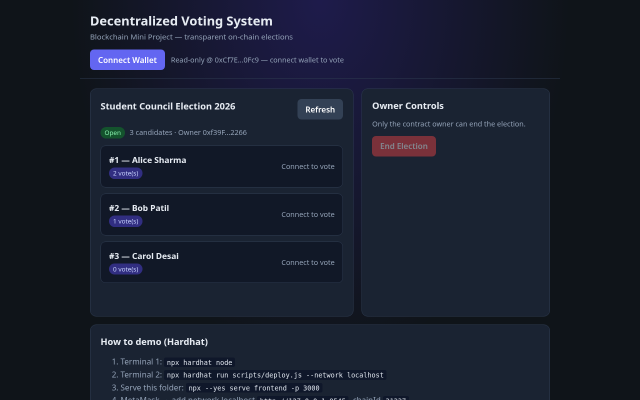
#> input picture artifacts/screenshots/01-election-open.png, 1280 x 800 px (shown at 1/2 size)
$ python prepare_figures.py
#> lines starting #> are read from the running program, lines starting #| are printed output that depends on the picture
#!/usr/bin/env python3
"""Crop UI screenshots into report/figures/."""

from pathlib import Path
from PIL import Image

ROOT = Path(__file__).resolve().parents[1]
FIGS = ROOT / "report" / "figures"
SHOTS = ROOT / "artifacts" / "screenshots"


def main():
    FIGS.mkdir(parents=True, exist_ok=True)

    crops = {
        "01-election-open.png": "fig1-election-open.png",
        "04-election-ended-winner.png": "fig2-election-ended.png",
        "03-demo-help.png": "fig3-demo-help.png",
    }
    for src, dst in crops.items():
        s = Image.open(SHOTS / src).convert("RGB")
#> s is the input picture: PIL image 1280x800 RGB; mean R, G, B 25.3, 31.3, 46.2
        # Headless chrome screenshots have no browser chrome; keep full viewport
        # but trim excess empty bottom if any
        w, h = s.size
#> w = 1280; h = 800
        # Prefer content region; slight trim of edges for print
        top = 0
        bottom = min(h, 780)
#> bottom = 780
        c = s.crop((0, top, w, bottom))
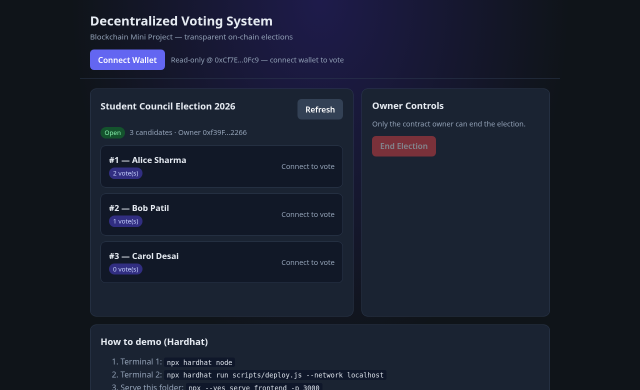
#> c: PIL image 1280x780 RGB (shown at 1/2 size); mean R, G, B 25.3, 31.2, 46.2
        c.save(FIGS / dst, quality=95)
        print(dst, c.size)
#| fig1-election-open.png (1280, 780)
#> pass 2 of the loop in main, `for src, dst in crops.items():`:
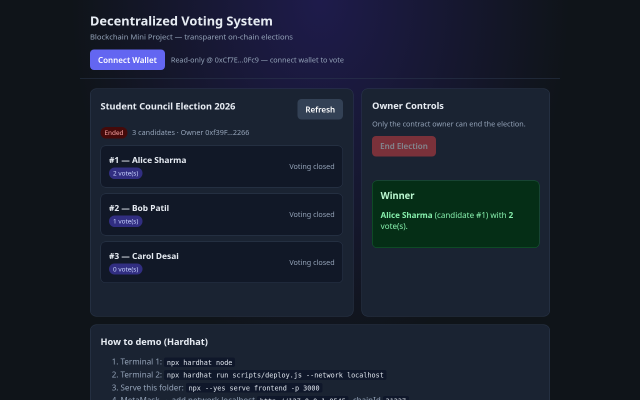
#> input picture artifacts/screenshots/04-election-ended-winner.png, 1280 x 800 px (shown at 1/2 size)
#> in main, s is the input picture: PIL image 1280x800 RGB; mean R, G, B 24.7, 32.1, 45.2
#> in main, `c = s.crop((0, top, w, bottom))`:
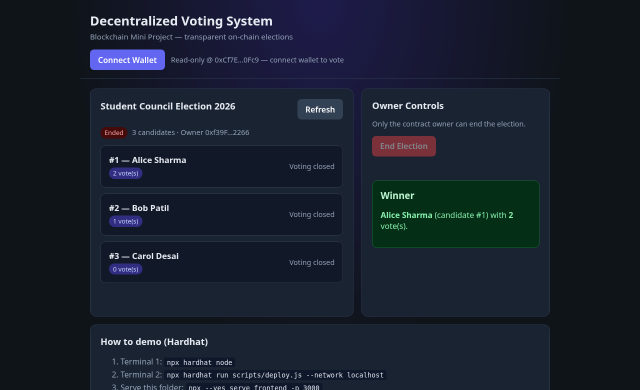
#> c: PIL image 1280x780 RGB (shown at 1/2 size); mean R, G, B 24.7, 32, 45.1
#| fig2-election-ended.png (1280, 780)
#> pass 3 of the loop in main, `for src, dst in crops.items():`:
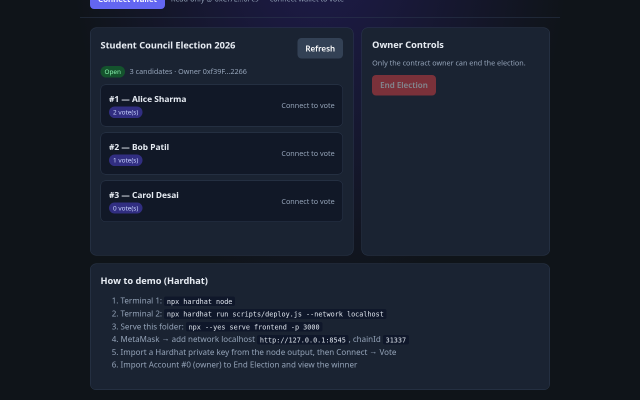
#> input picture artifacts/screenshots/03-demo-help.png, 1280 x 800 px (shown at 1/2 size)
#> in main, s is the input picture: PIL image 1280x800 RGB; mean R, G, B 24.9, 31.7, 44.7
#> in main, `c = s.crop((0, top, w, bottom))`:
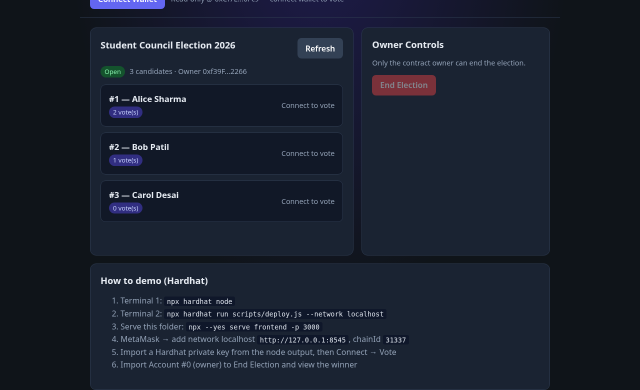
#> c: PIL image 1280x780 RGB (shown at 1/2 size); mean R, G, B 25.1, 32, 45.2
#| fig3-demo-help.png (1280, 780)

    logo = FIGS / "college-logo.png"
    print("logo exists:", logo.exists(), logo.stat().st_size if logo.exists() else 0)


if __name__ == "__main__":
    main()
